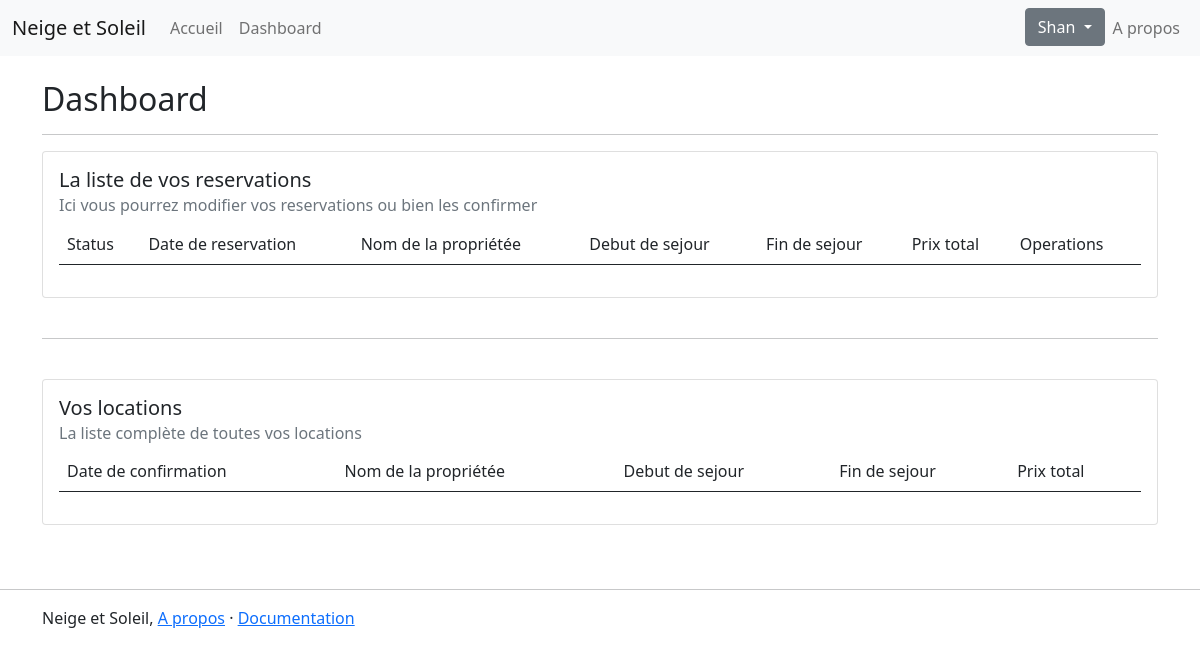
/dashboard/ (signed in), run on an earlier commit of the app's database.
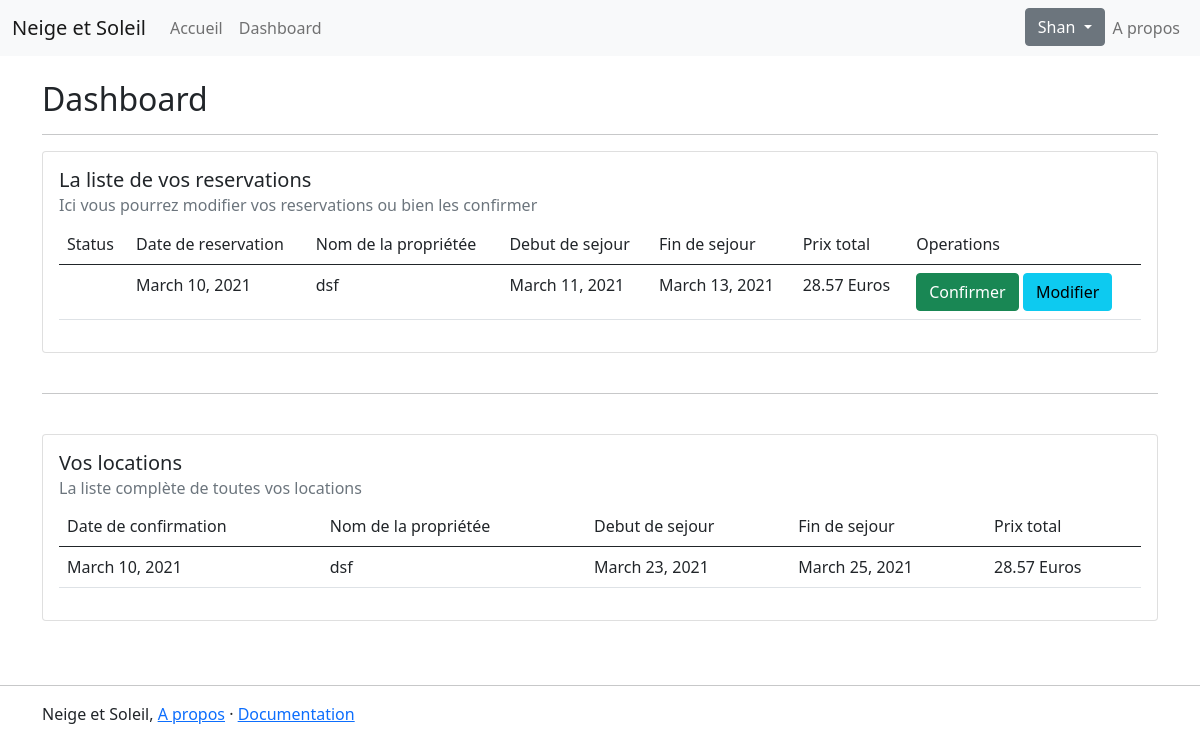
And on a later commit of the database.
### neige_soleil_app/models.py (models this page shows, shortened)
class Reservation(models.Model):
    ENCOURS = 'WAIT'
    ANNULER = 'CANCEL'
    STATUS_RES = [
        (ENCOURS, 'En cours'),
        (ANNULER, 'Annuler'),
    ]
    profile = models.ForeignKey(Profile, on_delete=models.CASCADE)
    propriete = models.ForeignKey(ContratProprietaire, on_delete=models.CASCADE)
    date_reservation = models.DateField(auto_now_add=True)
    date_debut_sejour = models.DateField()
    date_fin_sejour = models.DateField()
    status_reservation = models.CharField(max_length=6, choices=STATUS_RES, default=ENCOURS)
    def prixTotal(self):
        duree = (self.date_fin_sejour - self.date_debut_sejour).days
        return duree * self.propriete.proprieteprix.prix / 7

class ContratProprietaire(models.Model):
    DISPONIBLE = 'AVAIL'
    OCCUPER = 'BUSY'
    INACTIF = 'OFF'
    YEAR_IN_SCHOOL_CHOICES = [
        (DISPONIBLE, 'Disponible'),
        (OCCUPER, 'Occuper'),
        (INACTIF, 'Inactif'),
    ]
    user = models.ForeignKey(User, on_delete=models.CASCADE)
    nom = models.CharField(max_length=200)
    description = models.TextField(max_length=1000)
    surface_habitable = models.FloatField()
    surface_balcon = models.FloatField()
    capacite = models.IntegerField()
    distance_pistes = models.FloatField()
    status = models.CharField(max_length=5, choices=YEAR_IN_SCHOOL_CHOICES, default=DISPONIBLE)

class ProprietePrix(models.Model):
    propriete = models.OneToOneField(ContratProprietaire, on_delete=models.CASCADE)
    prix = models.FloatField()

class Location(models.Model):
    reservation = models.OneToOneField(Reservation, on_delete=models.CASCADE)
    date_confirmation = models.DateField(auto_now_add=True)

### neige_soleil_app/decorators.py (the view)
    def wrapper_func(request, *args, **kwargs):
        try:
            val = request.user.profile
            return view_func(request, *args, **kwargs)
        except ObjectDoesNotExist:
            return redirect('profile_set')

### neige_soleil_app/views.py (called while the page is built)
@login_required(login_url='login')
@known_profile
def dashboard(request):
    reservations = Reservation.objects.filter(profile=request.user.profile.id, location__isnull=True)
    locations = Location.objects.filter(reservation__profile=request.user.profile.id)
    context = {
        'reservations': reservations,
        'locations': locations
    }
    return render(request, 'neige_soleil_app/main_dashboard.html', context)

### neige_soleil_app/templates/neige_soleil_app/main_dashboard.html
{% extends 'neige_soleil_app/main_layout.html' %}
{% block content %}
    {% load static %}
    <h2>Dashboard</h2>
    <hr>
    {% include 'neige_soleil_app/all_reservations.html' %}
    <br>
    <hr>
    <br>
    {% include 'neige_soleil_app/all_locations.html' %}
{% endblock %}

### neige_soleil_app/templates/neige_soleil_app/all_reservations.html
<div class="card" >
    <div class="card-body">
        <h5 class="card-title">La liste de vos reservations</h5>
        <h6 class="card-subtitle mb-2 text-muted">Ici vous pourrez modifier vos reservations ou bien les confirmer</h6>
        <table class="table">
            <thead>
            <tr>
                <td>Status</td>
                <td>Date de reservation</td>
                <td>Nom de la propriétée</td>
                <td>Debut de sejour</td>
                <td>Fin de sejour</td>
                <td>Prix total</td>
                <td>Operations</td>
            </tr>
            </thead>
            <tbody>
            {% if reservations %}
                {% for reservation in reservations %}
                    <tr>
                        <td>{{ reservation.status_reservation.get_state_display}}</td>
                        <td>{{ reservation.date_reservation }}</td>
                        <td>{{ reservation.propriete.nom }}</td>
                        <td>{{ reservation.date_debut_sejour }}</td>
                        <td>{{ reservation.date_fin_sejour }}</td>
                        <td>{{ reservation.prixTotal | floatformat:2 }} Euros</td>
                        <td> <a href="{% url 'louer' reservation.id %}"><button class="btn btn-success">Confirmer</button></a> <button class="btn btn-info">Modifier</button></td>
                    </tr>
                {% endfor %}
            {% endif %}
            </tbody>
        </table>
    </div>
</div>

### neige_soleil_app/templates/neige_soleil_app/all_locations.html
<div class="card" >
    <div class="card-body">
        <h5 class="card-title">Vos locations</h5>
        <h6 class="card-subtitle mb-2 text-muted">La liste complète de toutes vos locations</h6>
        <table class="table">
            <thead>
            <tr>
                <td>Date de confirmation</td>
                <td>Nom de la propriétée</td>
                <td>Debut de sejour</td>
                <td>Fin de sejour</td>
                <td>Prix total</td>
            </tr>
            </thead>
            <tbody>
            {% for location in locations %}
            <tr>
                <td>{{ location.date_confirmation }}</td>
                <td>{{ location.reservation.propriete.nom }}</td>
                <td>{{ location.reservation.date_debut_sejour }}</td>
                <td>{{ location.reservation.date_fin_sejour }}</td>
                <td>{{ location.reservation.prixTotal | floatformat:2 }} Euros</td>
            </tr>
            {% endfor %}
            </tbody>
        </table>
    </div>
</div>

What changed in the data, as far as the page shows it:
added Reservation: date_reservation "March 10, 2021", propriete.nom "dsf", date_debut_sejour "March 11, 2021", date_fin_sejour "March 13, 2021", prixTotal "28.57"
added Location: date_confirmation "March 10, 2021", reservation.propriete.nom "dsf", reservation.date_debut_sejour "March 23, 2021", reservation.date_fin_sejour "March 25, 2021", reservation.prixTotal "28.57"
